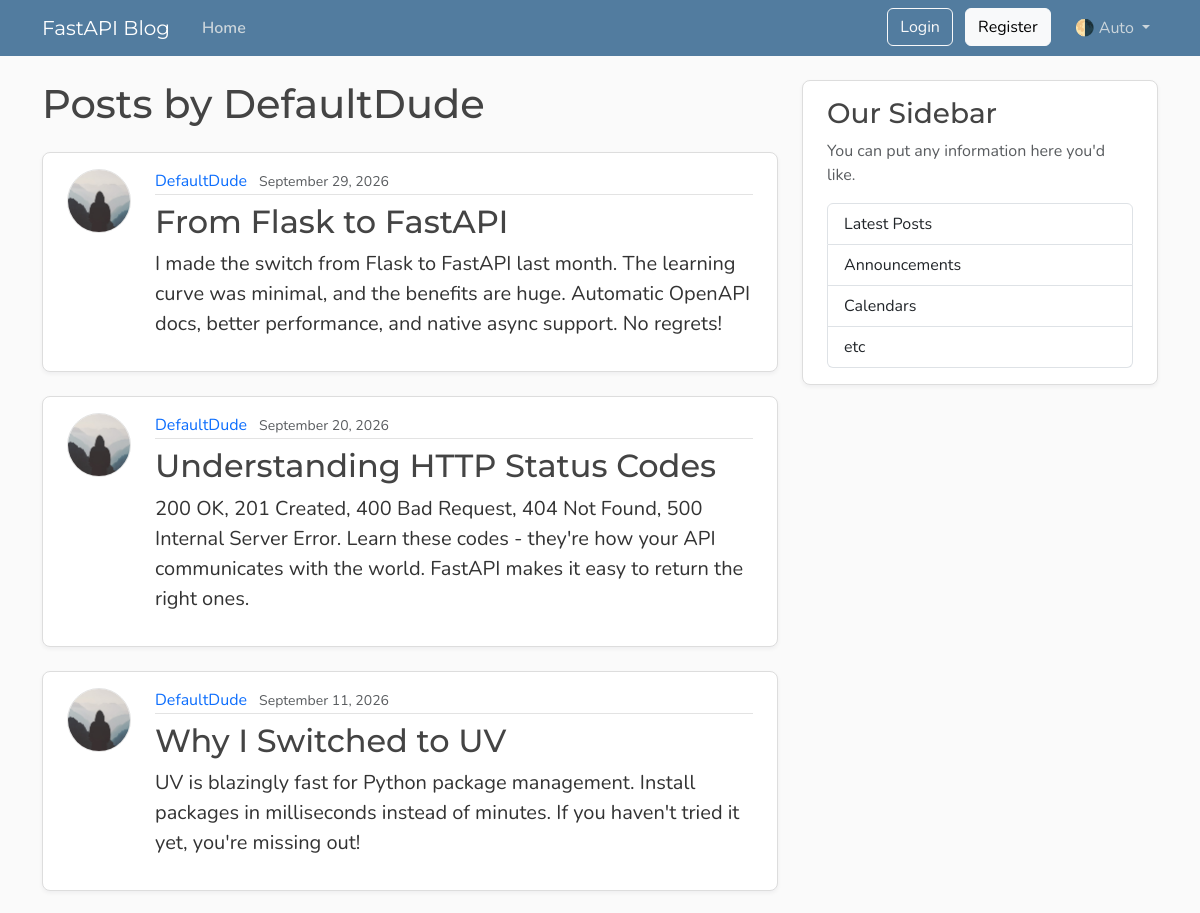
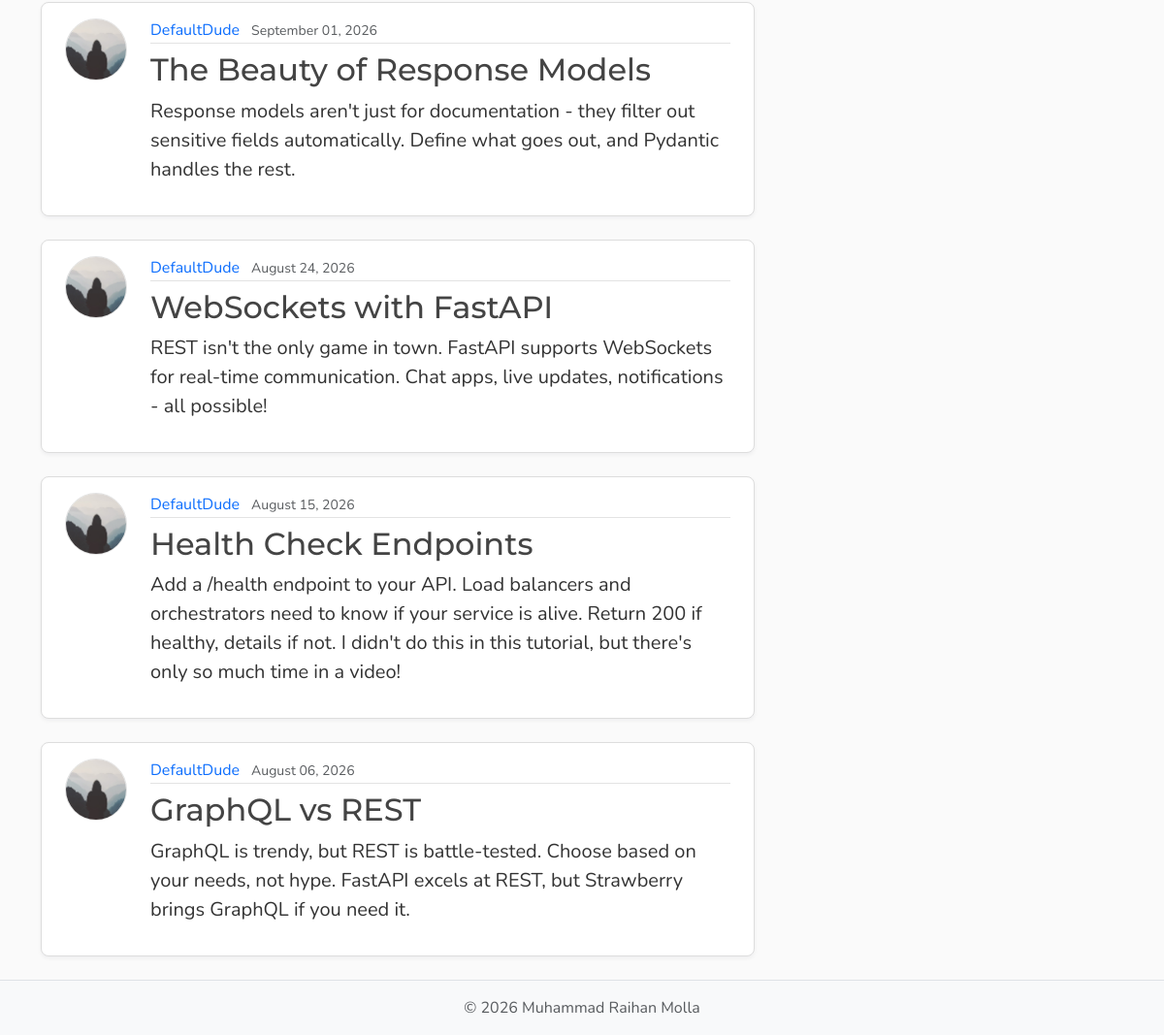
Screenshot of /users/2/posts with the database file from the repository (2 pictures, top to bottom).
### models.py (models this page shows, shortened)
class User(Base):
    __tablename__ = "users"
    id: Mapped[int] = mapped_column(Integer, primary_key=True, index=True)
    username: Mapped[str] = mapped_column(String(50), unique=True, nullable=False)
    email: Mapped[str] = mapped_column(String(120), unique=True, nullable=False)
    password_hash: Mapped[str] = mapped_column(String(255), nullable=False)
    image_file: Mapped[str | None] = mapped_column(
        String(200),
        nullable=True,
        default=None,
    )
    posts: Mapped[list[Post]] = relationship(
        back_populates="author",
        cascade="all, delete-orphan",
        )

class Post(Base):
    __tablename__ = "posts"
    id: Mapped[int] = mapped_column(Integer, primary_key=True, index=True)
    title: Mapped[str] = mapped_column(String(100), nullable=False)
    content: Mapped[str] = mapped_column(Text, nullable=False)
    date_posted: Mapped[datetime] = mapped_column(
        DateTime,
        nullable=False,
        default=lambda: datetime.now(UTC),
    )
    user_id: Mapped[int] = mapped_column(
        Integer,
        ForeignKey("users.id"),
        nullable=False,
    )
    author: Mapped[User] = relationship(back_populates="posts")

### main.py (the view)
@app.get("/users/{user_id}/posts", include_in_schema=False, name="user_posts")
async def user_posts_page(
    request: Request,
    user_id: int,
    db: Annotated[AsyncSession, Depends(get_db)],
):
    result = await db.execute(select(models.User).where(models.User.id == user_id))
    user = result.scalars().first()
    if not user:
        raise HTTPException(
            status_code=status.HTTP_404_NOT_FOUND,
            detail="User not found",
        )
    count_result = await db.execute(
        select(func.count())
        .select_from(models.Post)
        .where(models.Post.user_id == user_id),
    )
    total = count_result.scalar() or 0
    result = await db.execute(
        select(models.Post)
        .options(selectinload(models.Post.author))
        .where(models.Post.user_id == user_id)
        .order_by(models.Post.date_posted.desc())
        .limit(settings.posts_per_page),
    )
    posts = result.scalars().all()
    has_more = len(posts) < total
    return templates.TemplateResponse(
        request,
        "user_posts.html",
        {
            "posts": posts,
            "user": user,
            "title": f"{user.username}'s Posts",
            "limit": settings.posts_per_page,
            "has_more": has_more,
        },
    )

### templates/user_posts.html (shortened to what this page needs)
{% extends "layout.html" %}
{% block content %}
<h1 class="mb-4">Posts by {{ user.username }}</h1>
<div id="postsContainer">
  {% for post in posts %}
  <article class="content-section py-3 px-4 mb-4">
    <div class="d-flex align-items-start gap-4">
      <img class="rounded-circle article-img flex-shrink-0" src="{{ post.author.image_path }}"
        alt="{{ post.author.username }}'s profile picture" width="64" height="64" loading="lazy">
      <div class="flex-grow-1">
        <div class="article-metadata mb-2">
          <a class="me-2" href="{{ url_for('user_posts', user_id=post.author.id) }}">{{ post.author.username }}</a>
          <small class="text-body-secondary">{{ post.date_posted.strftime("%B %d, %Y") }}</small>
        </div>
        <h2>
          <a class="article-title" href="{{ url_for('post_page', post_id=post.id) }}">{{ post.title }}</a>
        </h2>
        <p class="article-content">{{ post.content }}</p>
      </div>
    </div>
  </article>
  {% else %}
  <p class="text-body-secondary">No posts by this user yet.</p>
  {% endfor %}
</div>
{% endblock content %}

### static/css/main.css (style rules this page uses)
:root { --font-heading: "Montserrat", system-ui, -apple-system, BlinkMacSystemFont, sans-serif; --font-body: "Nunito", system-ui, -apple-system, BlinkMacSystemFont, sans-serif; --color-bg-body: #fafafa; --color-bg-content: #ffffff; --color-text-primary: #333333; --color-text-heading: #444444; --color-steel: #527c9f; --color-nav-link: #cbd5db; --color-nav-link-hover: #ffffff; --color-link-hover: #428bca; --color-border: #dddddd; --color-border-light: #e3e3e3; --spacing-xl: 5rem; --article-img-size: 4rem; --account-img-size: 7.813rem; }
body { font-family: var(--font-body); background: var(--color-bg-body); color: var(--color-text-primary); }
h1, h2, h3, h4, h5, h6 { font-family: var(--font-heading); color: var(--color-text-heading); }
a { text-decoration: none; }
.content-section { background: var(--color-bg-content); border: 1px solid var(--color-border); border-radius: 0.5rem; box-shadow: 0 2px 4px rgba(15, 23, 42, 0.05); transition: box-shadow 0.15s ease, transform 0.15s ease, border-color 0.15s ease; }
.article-title { color: var(--color-text-heading); transition: color 0.2s ease-in-out; }
.article-content { white-space: pre-line; font-size: 1.25rem; }
.article-img { height: var(--article-img-size); width: var(--article-img-size); flex-shrink: 0; object-fit: cover; border: 1px solid var(--color-border-light); box-shadow: 0 0 0 2px var(--color-bg-content); }
.article-metadata { padding-bottom: 0.063rem; border-bottom: 1px solid var(--color-border-light); }
.article-metadata a { transition: color 0.2s ease-in-out; }

### rows the page displays
User: username "DefaultDude"
Post: author.username "DefaultDude", date_posted "September 29, 2026", title "From Flask to FastAPI", content "I made the switch from Flask to FastAPI last month. The learning curve was minimal, and the benefits are huge. Automatic OpenAPI docs, better performance, and native async support. No regrets!"
Post: author.username "DefaultDude", date_posted "September 20, 2026", title "Understanding HTTP Status Codes", content "200 OK, 201 Created, 400 Bad Request, 404 Not Found, 500 Internal Server Error. Learn these codes - they're how your API communicates with the world. FastAPI makes it easy to return the right ones."
Post: author.username "DefaultDude", date_posted "September 11, 2026", title "Why I Switched to UV", content "UV is blazingly fast for Python package management. Install packages in milliseconds instead of minutes. If you haven't tried it yet, you're missing out!"
Post: author.username "DefaultDude", date_posted "September 01, 2026", title "The Beauty of Response Models", content "Response models aren't just for documentation - they filter out sensitive fields automatically. Define what goes out, and Pydantic handles the rest."
Post: author.username "DefaultDude", date_posted "August 24, 2026", title "WebSockets with FastAPI", content "REST isn't the only game in town. FastAPI supports WebSockets for real-time communication. Chat apps, live updates, notifications - all possible!"
Post: author.username "DefaultDude", date_posted "August 15, 2026", title "Health Check Endpoints", content "Add a /health endpoint to your API. Load balancers and orchestrators need to know if your service is alive. Return 200 if healthy, details if not. I didn't do this in this tutorial, but there's only so much time in a video!"
Post: author.username "DefaultDude", date_posted "August 06, 2026", title "GraphQL vs REST", content "GraphQL is trendy, but REST is battle-tested. Choose based on your needs, not hype. FastAPI excels at REST, but Strawberry brings GraphQL if you need it."
